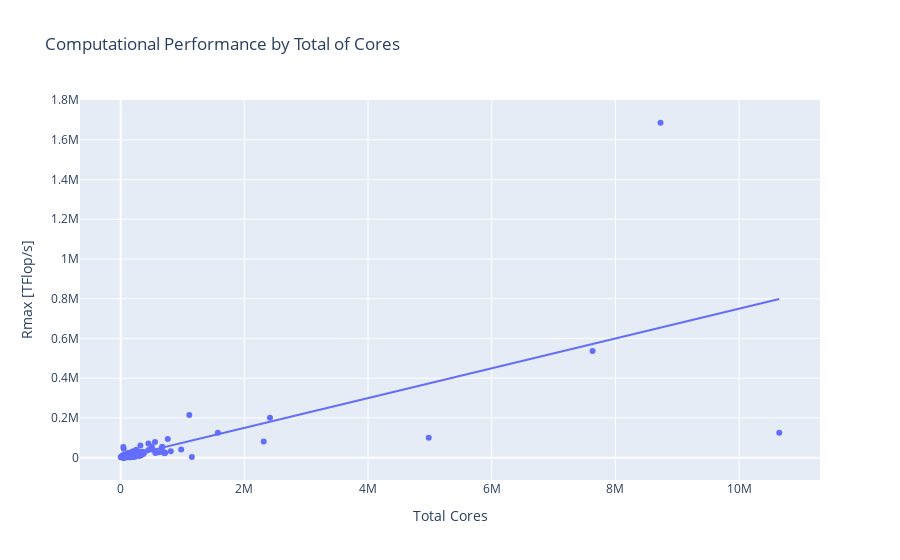

The cell this chart's notebook holds for it:
### Code cell
# This kernel creates a variable to select Rmax and Total Cores. 
# Then compare the data by means of Linear Regression(Ordinary Least Squares).

# The result of this graph, indicates that the relation between Rmax and Total Cores is positive, 
# a major cuantity of cores, the Rmax should be higher.
to_core_reg = tt.select('Name', 'Rmax [TFlop/s]', 'Total Cores')
to_core_reg = to_core_reg.toPandas()
to_core_reg_graph = px.scatter(to_core_reg,
                               x = to_core_reg['Total Cores'],
                               y = to_core_reg['Rmax [TFlop/s]'],
                               trendline = 'ols',
                               title = 'Computational Performance by Total of Cores'
                              )
to_core_reg_graph.show()

### Figure 1 — Plotly figure (JSON) as saved in the notebook; plotly's stock layout.template omitted (floating-point values rounded to 4 significant figures; data arrays with more than 128 entries replaced by an {"elided": "..."} marker saying what was removed)
{"data": [{"hovertemplate": "Total Cores=%{x}<br>Rmax [TFlop/s]=%{y}<extra></extra>", "legendgroup": "", "marker": {"color": "#636efa", "symbol": "circle"}, "mode": "markers", "name": "", "orientation": "v", "showlegend": false, "type": "scatter", "x": {"elided": "500 int values"}, "xaxis": "x", "y": {"elided": "500 float values"}, "yaxis": "y"}, {"hovertemplate": "<b>OLS trendline</b><br>Rmax [TFlop/s] = 0.0750257 * Total Cores + -22.6396<br>R<sup>2</sup>=0.492916<br><br>Total Cores=%{x}<br>Rmax [TFlop/s]=%{y} <b>(trend)</b><extra></extra>", "legendgroup": "", "marker": {"color": "#636efa", "symbol": "circle"}, "mode": "lines", "name": "", "showlegend": false, "type": "scatter", "x": {"elided": "500 int values"}, "xaxis": "x", "y": {"elided": "500 float values"}, "yaxis": "y"}], "layout": {"legend": {"tracegroupgap": 0}, "title": {"text": "Computational Performance by Total of Cores"}, "xaxis": {"anchor": "y", "domain": [0, 1], "title": {"text": "Total Cores"}}, "yaxis": {"anchor": "x", "domain": [0, 1], "title": {"text": "Rmax [TFlop/s]"}}}}
